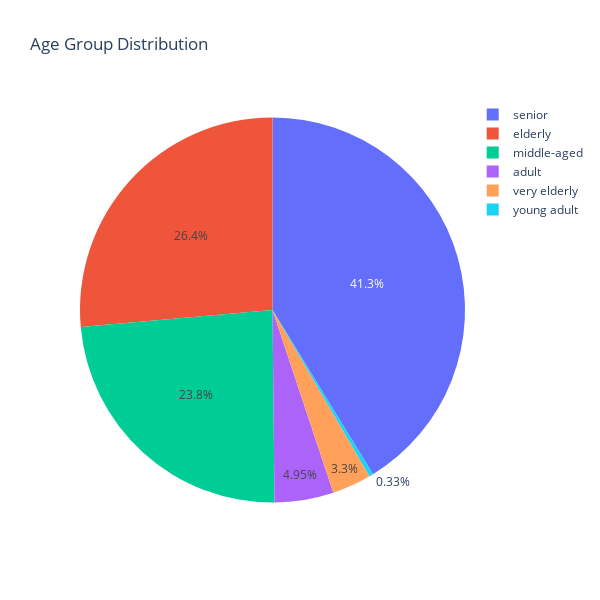

Notebook cell for this chart:
### Code cell
fig5 = px.pie(df, names='age_group', title='Age Group Distribution')

fig5.update_layout(
    height=600,  
    width=600
)
# Show the pie chart
fig5.show()

### Figure 1 — Plotly figure (JSON) as saved in the notebook; plotly's stock layout.template omitted (floating-point values rounded to 4 significant figures; data arrays with more than 128 entries replaced by an {"elided": "..."} marker saying what was removed)
{"data": [{"domain": {"x": [0, 1], "y": [0, 1]}, "hovertemplate": "age_group=%{label}<extra></extra>", "labels": {"elided": "303 str values"}, "legendgroup": "", "name": "", "showlegend": true, "type": "pie"}], "layout": {"height": 600, "legend": {"tracegroupgap": 0}, "title": {"text": "Age Group Distribution"}, "width": 600}}
